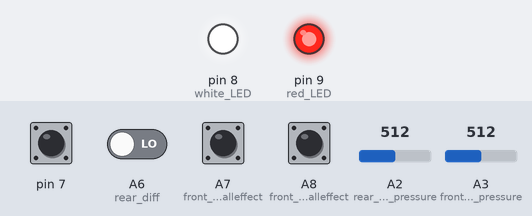
Bench run of a sketch on a simulated Teensy 3. On the bench: output pins drawn as LEDs (lit = HIGH). The inputs (shaded band) are chosen by the test bench; at power-on: A6 (rear_diff), A7 (front_left_halleffect), A8 (front_right_halleffect), pin 7 LOW, A2 (rear_brake_pressure) = 512, A3 (front_brake_pressure) = 512. The local clock reads 2024-03-15 10:24:30 at power-on unless the sketch sets it; storage starts empty; what the sketch prints to the serial monitor is not drawn.

Above: at 1.7 s.
1.8 s: pin 7 driven HIGH
3.7 s: pin 7 driven LOW
At 5.2 s:
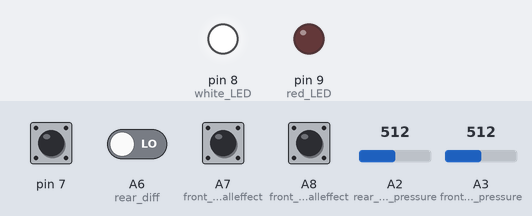
5.5 s: pin 7 driven HIGH and A6 (rear_diff) driven HIGH
8.5 s: pin 7 pulsed LOW 5 times (0.12 s each, 0.3 s apart)
At 11.2 s:
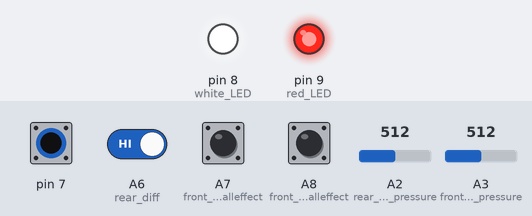
Timing chart, 0 to 12.7 s (numbered marks = the images above; inputs shaded):
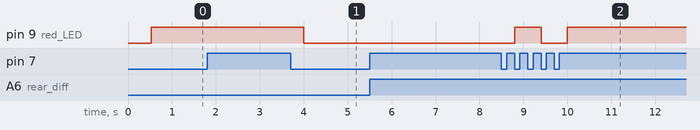

Measured:
- after the input at 3.7 s, pin 9 (red_LED): HIGH → LOW after 0.31 s
- after the input at 8.5 s, pin 9 (red_LED): LOW → HIGH after 0.30 s, → LOW 0.60 s later, → HIGH 0.60 s later

The sketch:

DaqPackCode.ino
```cpp
//Note: May be able to go faster by modifying core Teensy 4.1 code to reduce the amount of averages that it takes when doing an analog read
//Note: Also could maybe decrease bit resolution
//Note: Should get an external powersupply to get better VCC stability
//sd card stuff
#include "SD.h"
#include "SPI.h"
//time stuff
#include <TimeLib.h>

#define BAUD 230400

#define serialMonitor Serial

File outputFile;

bool isRecording = false;

void setup() {
  // set the Time library to use Teensy 3.0's RTC to keep time
  pinMode(8, OUTPUT); //white LED (powered on)
  Serial.begin(115200);
  setSyncProvider(getTeensy3Time);
  if (timeStatus()!= timeSet) {
    Serial.println("Unable to sync with the RTC");
  } else {
    Serial.println("RTC has set the system time");
  }
  serialMonitor.begin(BAUD);
  SD.begin(BUILTIN_SDCARD);
  delay(500);
  String time =  String(year()) + "-" + String(month()) + "-" + String(day()) + " " + String(hour()) + "_" + String(minute()) + "_" + String(second());
  Serial.println(time.c_str());
  outputFile = SD.open(time.c_str(),  FILE_WRITE);
  //sets top leds to output
  pinMode(9, OUTPUT); //red LED (recording)
  digitalWrite(8, HIGH); //turn on white LED
  //pulls down signals on inputs
  pinMode(7, INPUT_PULLDOWN);
  pinMode(20, INPUT_PULLDOWN); // rear diff
  pinMode(21, INPUT_PULLDOWN); // front left halleffect
  pinMode(22, INPUT_PULLDOWN); // front right halleffect
  pinMode(17, INPUT_PULLDOWN); // front brake pressure
  pinMode(16, INPUT_PULLDOWN); //rear brake pressure
  isRecording = true;
  digitalWrite(9, HIGH); //turn on red LED
  outputFile.println(now());
}
//writes data to SD card and then checks if it should stop recording
void loop() {
  //try testing with an oscilloscope
  //potentially reduce print buffer time?
  //use flush?
  outputFile.printf("%llu,%lu,%d,%d,%d,%d,%d\n", now(), micros()
  , digitalRead(20), digitalRead(21), digitalRead(22), analogRead(17), analogRead(16));
  //Serial.printf("%llu,%lu,%d,%d,%d,%d,%d\n", now(), micros()
  //, digitalRead(17), digitalRead(20), digitalRead(21), analogRead(22), analogRead(23));
  if (digitalRead(7) == 1) {
    if(isRecording == true) {
      while(digitalRead(7) == 1) {
        Serial.println("RELEASE BUTTON");
      }
      delay(300); //delays to prevent debounce
      outputFile.println(now());
      outputFile.close();
      digitalWrite(9, LOW); //turn off red LED
      Serial.println("Data Recording Stopped");

      isRecording = false;
    }
    else {
      while(digitalRead(7) == 1) {
        Serial.println("RELEASE BUTTON");
      }
      delay(300); //delays to prevent debounce
      String time =  String(year()) + "-" + String(month()) + "-" + String(day()) + " " + String(hour()) + "_" + String(minute()) + "_" + String(second());
      Serial.println(time.c_str());
      //turn on red LED
      digitalWrite(9, HIGH);
      outputFile = SD.open(time.c_str(),  FILE_WRITE);
      outputFile.println(now());
      isRecording = true;
    }
  }
}
//method needed to get time
time_t getTeensy3Time()
{
  return Teensy3Clock.get();
}
```
